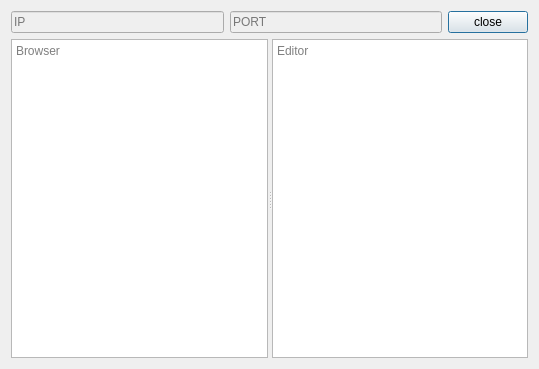
<?xml version="1.0" encoding="UTF-8"?>
<ui version="4.0">
 <class>SessionDialog</class>
 <widget class="QDialog" name="SessionDialog">
  <property name="geometry">
   <rect>
    <x>0</x>
    <y>0</y>
    <width>539</width>
    <height>369</height>
   </rect>
  </property>
  <property name="windowTitle">
   <string>Dialog</string>
  </property>
  <layout class="QVBoxLayout" name="verticalLayout">
   <item>
    <layout class="QHBoxLayout" name="horizontalLayout">
     <item>
      <widget class="QLineEdit" name="ipEdit">
       <property name="enabled">
        <bool>false</bool>
       </property>
       <property name="placeholderText">
        <string>IP</string>
       </property>
      </widget>
     </item>
     <item>
      <widget class="QLineEdit" name="portEdit">
       <property name="enabled">
        <bool>false</bool>
       </property>
       <property name="placeholderText">
        <string>PORT</string>
       </property>
      </widget>
     </item>
     <item>
      <widget class="QPushButton" name="closeBtn">
       <property name="text">
        <string>close</string>
       </property>
      </widget>
     </item>
    </layout>
   </item>
   <item>
    <widget class="QSplitter" name="splitter">
     <property name="sizePolicy">
      <sizepolicy hsizetype="Expanding" vsizetype="Expanding">
       <horstretch>0</horstretch>
       <verstretch>0</verstretch>
      </sizepolicy>
     </property>
     <property name="orientation">
      <enum>Qt::Horizontal</enum>
     </property>
     <widget class="QTextBrowser" name="textBrowser">
      <property name="placeholderText">
       <string>Browser</string>
      </property>
     </widget>
     <widget class="QTextEdit" name="textEdit">
      <property name="placeholderText">
       <string>Editor</string>
      </property>
     </widget>
    </widget>
   </item>
  </layout>
 </widget>
 <resources/>
 <connections/>
</ui>
